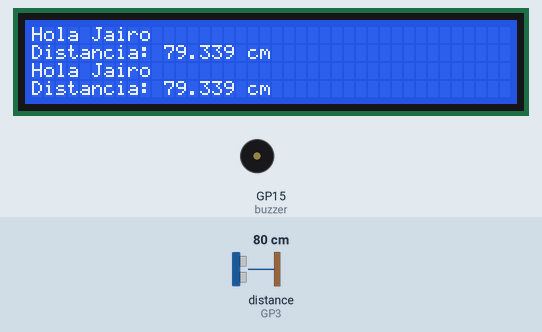
Simulated run of this program. Board: Raspberry Pi Pico running MicroPython. On the bench: 40×4 character LCD, buzzer (waves = sounding). Inputs (shaded band) come from the test bench; at power-on: distance to the obstacle (sensor on GP3) 80 cm. The echo pulse lasts 58.3 µs per cm; library files of the repository ran but are not shown: i2c_lcd.py; what the program prints to the serial console is not drawn.

Above: at 1.2 s.
1.3 s: distance to the obstacle (sensor on GP3) set to 22 cm
At 2.6 s:
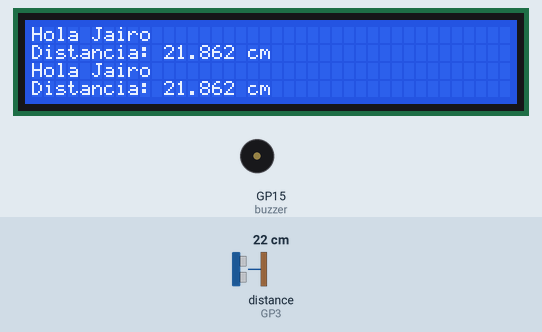
3.6 s: distance to the obstacle (sensor on GP3) set to 17 cm
At 6.3 s:
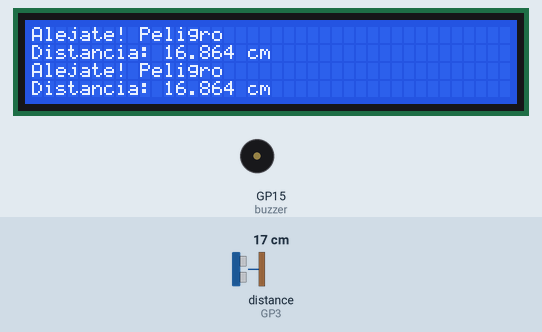
6.6 s: distance to the obstacle (sensor on GP3) set to 2 cm
At 7.9 s:
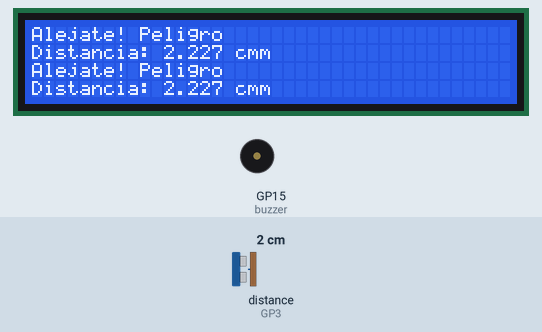
8.7 s: distance to the obstacle (sensor on GP3) set to 9 cm
At 9.5 s:
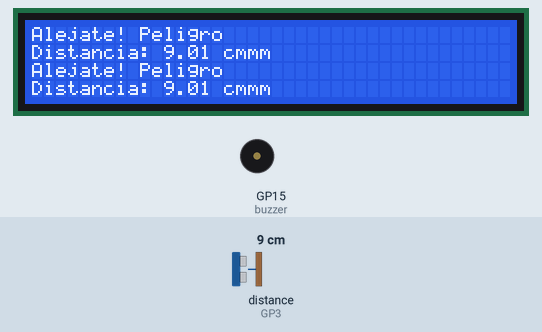
Timing chart, 0 to 11.7 s (numbered marks = the images above; inputs shaded):
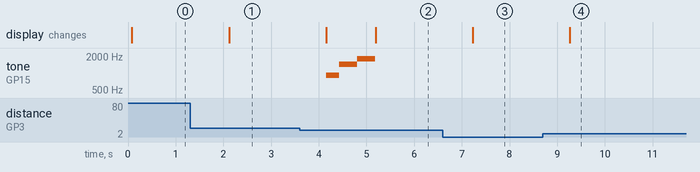

The program:

ultrasonido.py
```python
from machine import Pin, I2C,PWM
from i2c_lcd import I2cLcd
from time import sleep_ms
import utime

def iniLcd (n, a, l):
    i2c = I2C(n,sda=Pin(a),scl=Pin(l),freq=400000)
    devices = i2c.scan()
    print("{}".format(hex(devices[0])))
    return I2cLcd(i2c, devices[0],2, 26)

def sound (buzzer,tones):
    for tone in tones:
        buzzer.freq(tone[0])
        buzzer.duty_u16(1000)
        sleep_ms(tone[1])

def lcd_show(lcd,x,y,text):
    lcd.move_to(x,y)
    lcd.putstr(text)

buzzer = PWM(Pin(15))
busy = [[913,274],[1428,380],[1776,380]]

lcd = iniLcd(0, 8, 9)

lcd.clear()
text = "Hola Jairo"
lcd.putstr(text)

trig = Pin(2, Pin.OUT)
echo = Pin(3, Pin.IN)
trig.value(0)
sonido = False

while True:
    trig.value(1)
    utime.sleep_us(10)
    trig.value(0)
    t1 = utime.ticks_us()
    while echo.value() == 0:
        t1 = utime.ticks_us()
    while echo.value() == 1:
        t2 = utime.ticks_us()
    t = t2 - t1
    d = 17 * t / 1000
    if d < 20:
        lcd_show(lcd,0,0,"Alejate! Peligro")
        if sonido == False:
            sonido = True
            sound(buzzer,busy)
            buzzer.duty_u16(0)
    else:
        lcd_show(lcd,0,0,"Hola Jairo      ")
        sonido = False

    distancia = "Distancia: {} cm".format(d)
    lcd.move_to(0,1)
    lcd.putstr(distancia)
    utime.sleep(1)
```

Measured:
- the behaviour switches between 20 and 19 cm on distance to the obstacle (sensor on GP3) (found by bisection; images 1 and 2)
- after the input at 1.3 s, the display: changes after 0.82 s (image 1)
- after the input at 3.6 s, tone on GP15 (buzzer): silent → 913 Hz after 0.55 s, → 1428 Hz 0.27 s later, → 1776 Hz 0.38 s later, → silent 0.38 s later; the display: first changes after 0.55 s (image 2 shows a later state)
- after the input at 6.6 s, the display: changes after 0.63 s (image 3)
- after the input at 8.7 s, the display: changes after 0.57 s (image 4)
